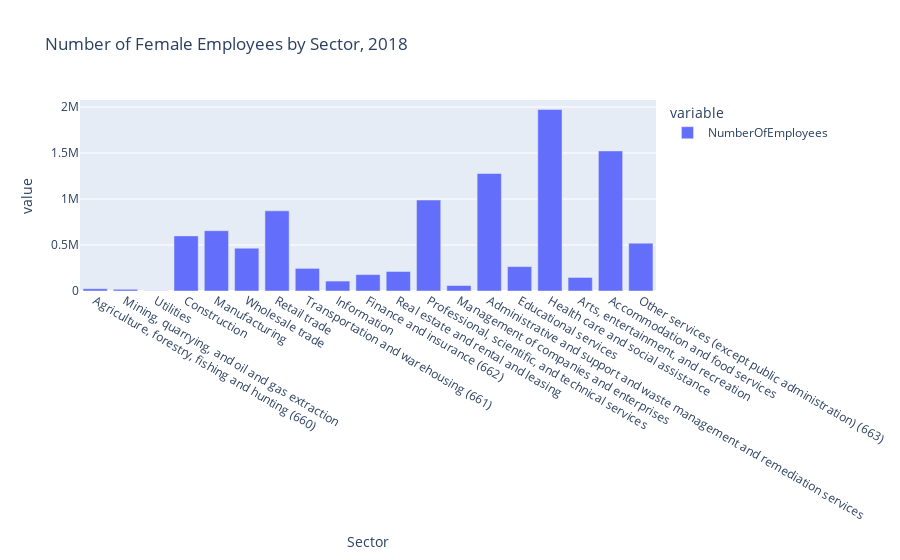

Here is the notebook cell this chart was saved with:
### Code cell
fig1 = px.bar(absEmpF, title = "Number of Female Employees by Sector, 2018")
fig1.show()

### Figure 1 — Plotly figure (JSON) as saved in the notebook; plotly's stock layout.template omitted (floating-point values rounded to 4 significant figures)
{"data": [{"alignmentgroup": "True", "hovertemplate": "variable=NumberOfEmployees<br>Sector=%{x}<br>value=%{y}<extra></extra>", "legendgroup": "NumberOfEmployees", "marker": {"color": "#636efa", "pattern": {"shape": ""}}, "name": "NumberOfEmployees", "offsetgroup": "NumberOfEmployees", "orientation": "v", "showlegend": true, "textposition": "auto", "type": "bar", "x": ["Agriculture, forestry, fishing and hunting (660)", "Mining, quarrying, and oil and gas extraction", "Utilities", "Construction", "Manufacturing", "Wholesale trade", "Retail trade", "Transportation and warehousing (661)", "Information", "Finance and insurance (662)", "Real estate and rental and leasing", "Professional, scientific, and technical services", "Management of companies and enterprises", "Administrative and support and waste management and remediation services", "Educational services", "Health care and social assistance", "Arts, entertainment, and recreation", "Accommodation and food services", "Other services (except public administration) (663)"], "xaxis": "x", "y": [24689, 18667, 2466, 599009, 655512, 465806, 871369, 246025, 107900, 178485, 212107, 989099, 59745, 1277280, 265211, 1972252, 147250, 1522579, 519976], "yaxis": "y"}], "layout": {"barmode": "relative", "legend": {"title": {"text": "variable"}, "tracegroupgap": 0}, "title": {"text": "Number of Female Employees by Sector, 2018"}, "xaxis": {"anchor": "y", "domain": [0, 1], "title": {"text": "Sector"}}, "yaxis": {"anchor": "x", "domain": [0, 1], "title": {"text": "value"}}}}
